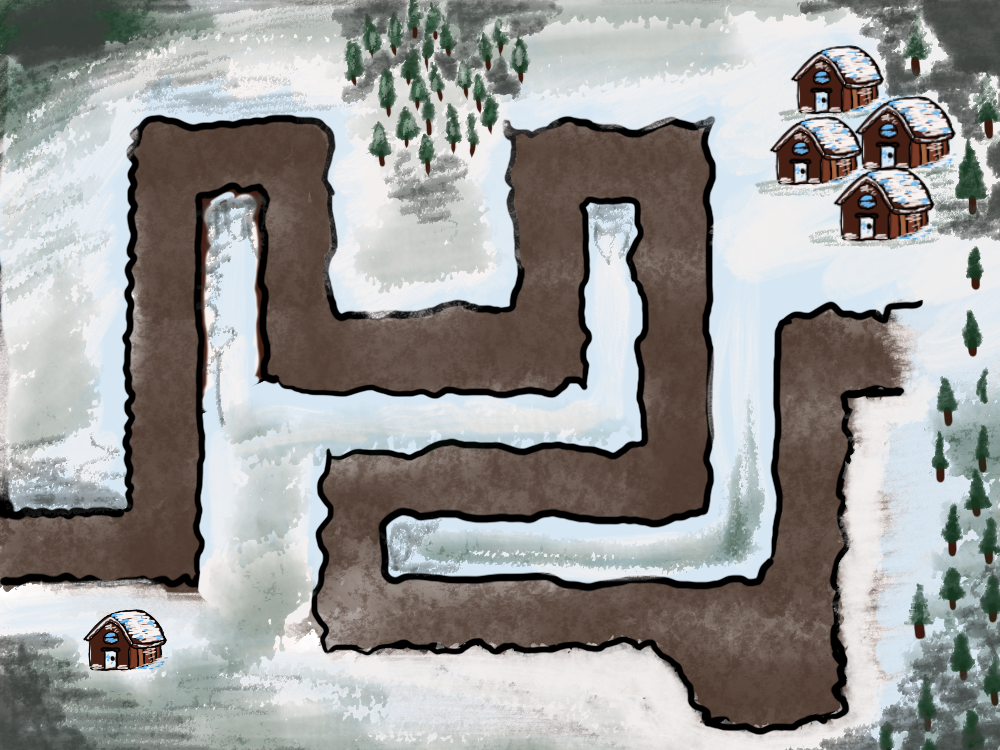

Below is a game level as drawn by its tile map, then a one-line description and the .tmx that defines it (tile-layer data replaced by summaries):
An orthogonal 20x15 tile map with 50x50 px tiles, 1 tile layer (图块层 1) and 34 objects (20x space, 14x point).

<map version="1.2" tiledversion="1.2.3" orientation="orthogonal" renderorder="right-down" width="20" height="15" tilewidth="50" tileheight="50" infinite="0" nextlayerid="5" nextobjectid="50">
 <tileset firstgid="1" name="map.png" tilewidth="50" tileheight="50" tilecount="300" columns="20">
  <image source="map.png" width="1024" height="768" />
 </tileset>
 <layer id="4" name="图块层 1" width="20" height="15">
  <data>[300 cells, 300 non-empty, 300 distinct tile ids]</data>
 </layer>
 <objectgroup id="3" name="对象层 1">
  <object id="1" type="point" x="0" y="525">
   <properties>
    <property name="dir" value="right" />
    <property name="index" type="int" value="0" />
   </properties>
   <point />
  </object>
  <object id="2" type="point" x="124" y="516">
   <properties>
    <property name="dir" value="up" />
    <property name="index" type="int" value="1" />
   </properties>
   <point />
  </object>
  <object id="3" type="point" x="145.583" y="142.167">
   <properties>
    <property name="dir" value="right" />
    <property name="index" type="int" value="2" />
   </properties>
   <point />
  </object>
  <object id="4" type="point" x="262.25" y="134.5">
   <properties>
    <property name="dir" value="down" />
    <property name="index" type="int" value="3" />
   </properties>
   <point />
  </object>
  <object id="5" type="point" x="263.75" y="321.5">
   <properties>
    <property name="dir" value="right" />
    <property name="index" type="int" value="4" />
   </properties>
   <point />
  </object>
  <object id="6" type="point" x="507.25" y="324.25">
   <properties>
    <property name="dir" value="up" />
    <property name="index" type="int" value="5" />
   </properties>
   <point />
  </object>
  <object id="7" type="point" x="521.75" y="143.75">
   <properties>
    <property name="dir" value="right" />
    <property name="index" type="int" value="6" />
   </properties>
   <point />
  </object>
  <object id="8" type="point" x="641.667" y="141.333">
   <properties>
    <property name="dir" value="down" />
    <property name="index" type="int" value="7" />
   </properties>
   <point />
  </object>
  <object id="9" type="point" x="639.25" y="448.75">
   <properties>
    <property name="dir" value="left" />
    <property name="index" type="int" value="8" />
   </properties>
   <point />
  </object>
  <object id="10" type="point" x="327.5" y="460.25">
   <properties>
    <property name="dir" value="down" />
    <property name="index" type="int" value="9" />
   </properties>
   <point />
  </object>
  <object id="11" type="point" x="327.5" y="576.75">
   <properties>
    <property name="dir" value="right" />
    <property name="index" type="int" value="10" />
   </properties>
   <point />
  </object>
  <object id="12" type="point" x="778.833" y="579.167">
   <properties>
    <property name="dir" value="up" />
    <property name="index" type="int" value="11" />
   </properties>
   <point />
  </object>
  <object id="13" type="point" x="781.5" y="332.75">
   <properties>
    <property name="dir" value="right" />
    <property name="index" type="int" value="12" />
   </properties>
   <point />
  </object>
  <object id="15" type="point" x="838" y="334">
   <properties>
    <property name="dir" value="right" />
    <property name="index" type="int" value="13" />
   </properties>
   <point />
  </object>
  <object id="17" type="space" x="-1.25" y="431.75" width="124.75" height="75" />
  <object id="20" type="space" x="52.25" y="100" width="71" height="398.667" />
  <object id="22" type="space" x="141.5" y="51" width="626.833" height="62.5" />
  <object id="24" type="space" x="323" y="56.6667" width="59" height="256.333" />
  <object id="25" type="space" x="450.5" y="56.6667" width="60.5" height="258.333" />
  <object id="26" type="space" x="322.833" y="251" width="183.167" height="61.5" />
  <object id="27" type="space" x="194" y="198" width="61" height="449.5" />
  <object id="28" type="space" x="0" y="580.5" width="317.667" height="66.5" />
  <object id="29" type="space" x="575.5" y="196" width="62" height="244.5" />
  <object id="30" type="space" x="195.167" y="380" width="441" height="65" />
  <object id="32" type="space" x="197" y="381.833" width="119.5" height="265.167" />
  <object id="33" type="space" x="299" y="644.5" width="360.5" height="57.5" />
  <object id="36" type="space" x="708.5" y="52.5" width="60" height="517" />
  <object id="37" type="space" x="395" y="517" width="373.5" height="54" />
  <object id="38" type="space" x="708.667" y="247" width="292.333" height="52" />
  <object id="39" type="space" x="902.5" y="249" width="98.5" height="451.5" />
  <object id="41" type="space" x="842.5" y="392.5" width="108.5" height="309" />
  <object id="43" type="space" x="594.167" y="683.5" width="254.833" height="63.5" />
  <object id="44" type="space" x="780" y="653" width="64.5" height="81.8333" />
  <object id="46" type="space" x="403" y="646.667" width="255" height="101.333" />
 </objectgroup>
</map>